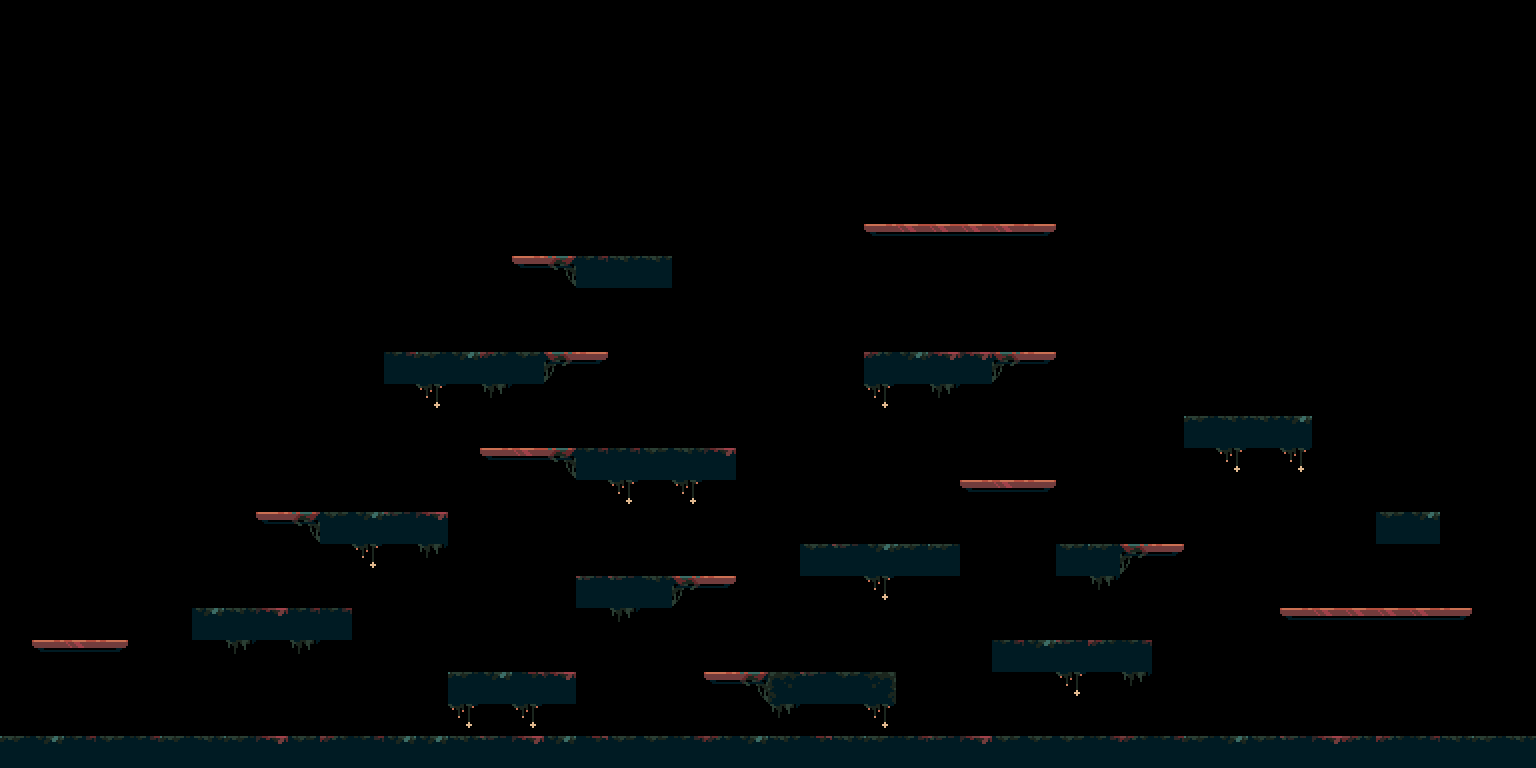

This game map was drawn from its Tiled (.tmx) file and the tilesets committed beside it. A one-line description and the trimmed map source follow:
An orthogonal 48x24 tile map with 32x32 px tiles, 1 tile layer (Tile Layer 1) and 37 objects (29x wall, 6x mutated, player, turret).

<map version="1.4" tiledversion="1.4.2" orientation="orthogonal" renderorder="right-down" width="48" height="24" tilewidth="32" tileheight="32" infinite="0" nextlayerid="5" nextobjectid="40">
 <properties>
  <property name="music" value="bg.mp3" />
 </properties>
 <tileset firstgid="1" source="modifiedspringstar.tsx" />
 <layer id="1" name="Tile Layer 1" width="48" height="24">
  <data>[1152 cells, 159 non-empty, 18 distinct tile ids]</data>
 </layer>
 <objectgroup id="2" name="Objetcs">
  <object id="1" name="wall" x="192" y="608" width="160" height="32">
   <properties>
    <property name="solid" type="bool" value="true" />
   </properties>
  </object>
  <object id="2" name="wall" x="448" y="672" width="128" height="32">
   <properties>
    <property name="solid" type="bool" value="true" />
   </properties>
  </object>
  <object id="3" name="wall" x="320" y="512" width="128" height="32">
   <properties>
    <property name="solid" type="bool" value="true" />
   </properties>
  </object>
  <object id="4" name="wall" x="384" y="352" width="160" height="32">
   <properties>
    <property name="solid" type="bool" value="true" />
   </properties>
  </object>
  <object id="5" name="wall" x="576" y="256" width="96" height="32">
   <properties>
    <property name="solid" type="bool" value="true" />
   </properties>
  </object>
  <object id="6" name="wall" x="576" y="448" width="160" height="32">
   <properties>
    <property name="solid" type="bool" value="true" />
   </properties>
  </object>
  <object id="7" name="wall" x="864" y="352" width="128" height="32">
   <properties>
    <property name="solid" type="bool" value="true" />
   </properties>
  </object>
  <object id="8" name="wall" x="800" y="544" width="160" height="32">
   <properties>
    <property name="solid" type="bool" value="true" />
   </properties>
  </object>
  <object id="9" name="wall" x="576" y="576" width="96" height="32">
   <properties>
    <property name="solid" type="bool" value="true" />
   </properties>
  </object>
  <object id="10" name="wall" x="768" y="672" width="128" height="32">
   <properties>
    <property name="solid" type="bool" value="true" />
   </properties>
  </object>
  <object id="11" name="wall" x="0" y="736" width="1536" height="32">
   <properties>
    <property name="solid" type="bool" value="true" />
   </properties>
  </object>
  <object id="12" name="wall" x="992" y="640" width="160" height="32">
   <properties>
    <property name="solid" type="bool" value="true" />
   </properties>
  </object>
  <object id="13" name="wall" x="1056" y="544" width="64" height="32">
   <properties>
    <property name="solid" type="bool" value="true" />
   </properties>
  </object>
  <object id="14" name="wall" x="1184" y="416" width="128" height="32">
   <properties>
    <property name="solid" type="bool" value="true" />
   </properties>
  </object>
  <object id="15" name="wall" x="1376" y="512" width="64" height="32">
   <properties>
    <property name="solid" type="bool" value="true" />
   </properties>
  </object>
  <object id="16" name="wall" x="544" y="352" width="64" height="8">
   <properties>
    <property name="solid" type="bool" value="false" />
   </properties>
  </object>
  <object id="18" name="wall" x="512" y="256" width="64" height="8">
   <properties>
    <property name="solid" type="bool" value="false" />
   </properties>
  </object>
  <object id="19" name="wall" x="864" y="224" width="192" height="8">
   <properties>
    <property name="solid" type="bool" value="false" />
   </properties>
  </object>
  <object id="20" name="wall" x="992" y="352" width="64" height="8">
   <properties>
    <property name="solid" type="bool" value="false" />
   </properties>
  </object>
  <object id="21" name="wall" x="960" y="480" width="96" height="8">
   <properties>
    <property name="solid" type="bool" value="false" />
   </properties>
  </object>
  <object id="22" name="wall" x="1120" y="544" width="64" height="8">
   <properties>
    <property name="solid" type="bool" value="false" />
   </properties>
  </object>
  <object id="23" name="wall" x="672" y="576" width="64" height="8">
   <properties>
    <property name="solid" type="bool" value="false" />
   </properties>
  </object>
  <object id="24" name="wall" x="704" y="672" width="64" height="8">
   <properties>
    <property name="solid" type="bool" value="false" />
   </properties>
  </object>
  <object id="25" name="wall" x="480" y="448" width="96" height="8">
   <properties>
    <property name="solid" type="bool" value="false" />
   </properties>
  </object>
  <object id="26" name="wall" x="256" y="512" width="64" height="8">
   <properties>
    <property name="solid" type="bool" value="false" />
   </properties>
  </object>
  <object id="27" name="wall" x="32" y="640" width="96" height="8">
   <properties>
    <property name="solid" type="bool" value="false" />
   </properties>
  </object>
  <object id="28" name="wall" x="1280" y="608" width="192" height="8">
   <properties>
    <property name="solid" type="bool" value="false" />
   </properties>
  </object>
  <object id="29" name="Roach" type="mutated" x="192" y="544" width="32" height="64">
   <properties>
    <property name="solid" type="bool" value="true" />
   </properties>
  </object>
  <object id="30" name="Roach" type="mutated" x="384" y="448" width="32" height="64">
   <properties>
    <property name="solid" type="bool" value="true" />
   </properties>
  </object>
  <object id="31" name="Roach" type="mutated" x="576" y="192" width="32" height="64">
   <properties>
    <property name="solid" type="bool" value="true" />
   </properties>
  </object>
  <object id="32" name="Roach" type="mutated" x="840" y="480" width="32" height="64">
   <properties>
    <property name="solid" type="bool" value="true" />
   </properties>
  </object>
  <object id="33" name="Roach" type="mutated" x="1240" y="672" width="32" height="64">
   <properties>
    <property name="solid" type="bool" value="true" />
   </properties>
  </object>
  <object id="34" name="Roach" type="mutated" x="1232" y="352" width="32" height="64">
   <properties>
    <property name="solid" type="bool" value="true" />
   </properties>
  </object>
  <object id="35" name="wall" x="1536" y="0" width="32" height="736">
   <properties>
    <property name="solid" type="bool" value="true" />
   </properties>
  </object>
  <object id="36" name="wall" x="-32" y="0" width="32" height="736">
   <properties>
    <property name="solid" type="bool" value="true" />
   </properties>
  </object>
  <object id="37" name="player" x="64" y="592" width="32" height="32" />
  <object id="38" name="turret" x="928" y="288" width="32" height="32">
   <properties>
    <property name="damage" type="int" value="50" />
    <property name="die" type="bool" value="true" />
    <property name="health" type="int" value="500" />
    <property name="speed" type="int" value="5000" />
   </properties>
  </object>
 </objectgroup>
</map>
